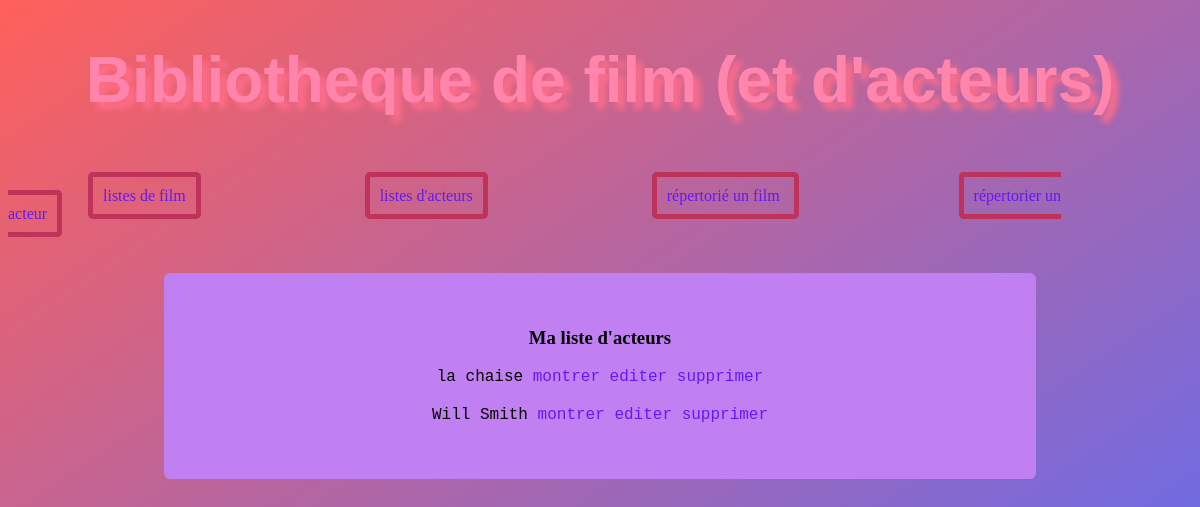
Before: /mabibliotheque/index2/ with the older database file.
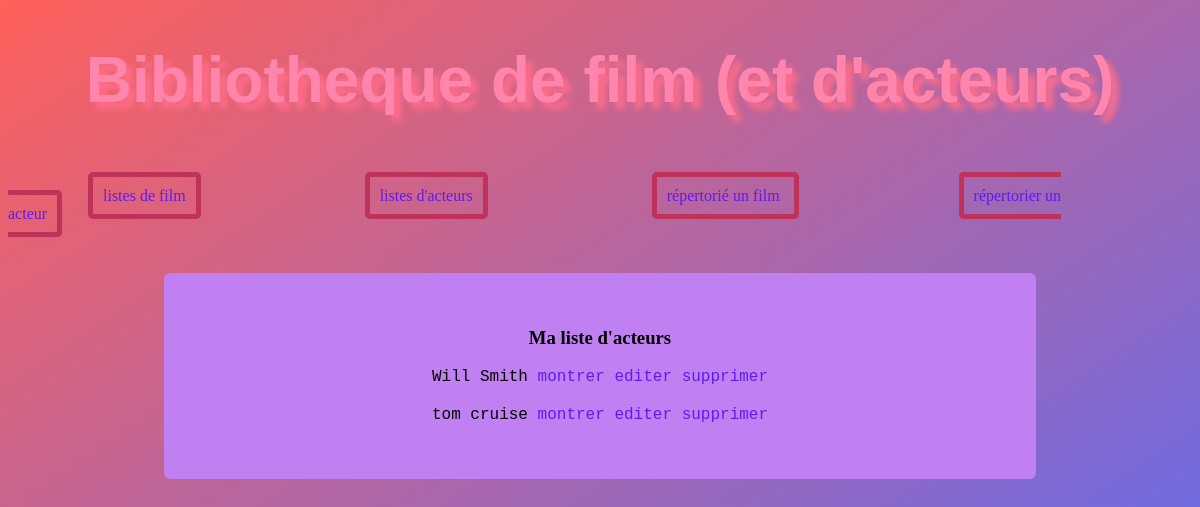
After: the same page with the newer database file.
### mabibliotheque/models.py (models this page shows, shortened)
class Acteur(models.Model):
    nomprenom = models.CharField(max_length=50)
    def __str__(self):
        chaine = f"{self.nomprenom}"
        return chaine

### mabibliotheque/views.py (the view)
# urls.py: path('index2/', views.index2),
def index2(request):
    liste2 = list(models.Acteur.objects.all())
    return render(request,"mabibliotheque/index2.html",{"liste2": liste2})

### mabibliotheque/templates/mabibliotheque/index2.html (shortened to what this page needs)
{% extends "mabibliotheque/index.html" %}
{% block content %}
<ol> <h3> Ma liste d'acteurs</h3>
    {% for l in liste2 %}
        <li> {{l}} <a href="/mabibliotheque/affiche2/{{l.id}}/">montrer</a> <a href="/mabibliotheque/update2/{{l.id}}/"> editer</a> <a href="/mabibliotheque/delete2/{{l.id}}/"> supprimer</a></li>
    {% endfor %}
</ol>
{% endblock %}

Changed rows visible on the page:
removed Acteur: nomprenom "la chaise"
added Acteur: nomprenom "tom cruise"
